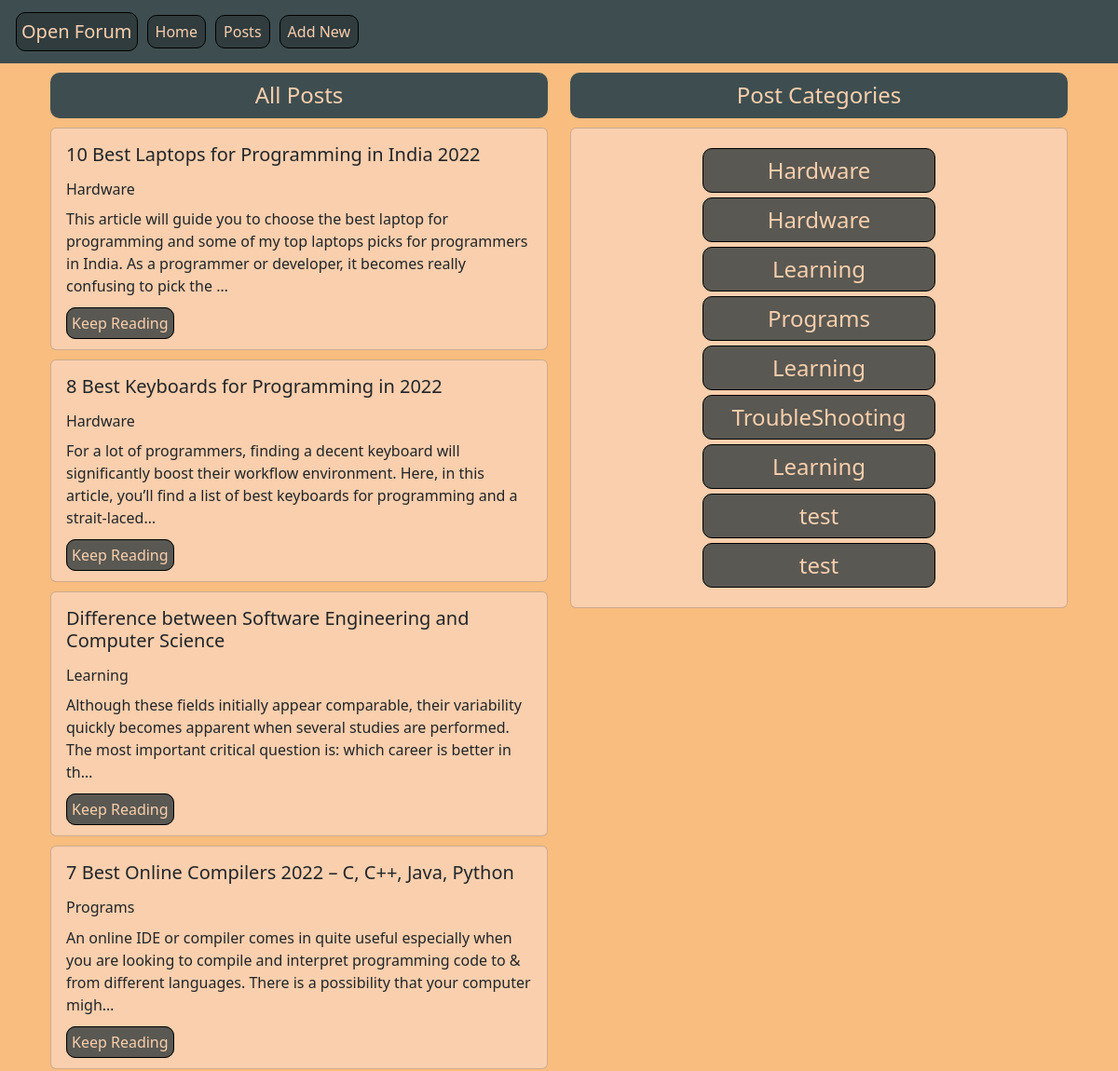
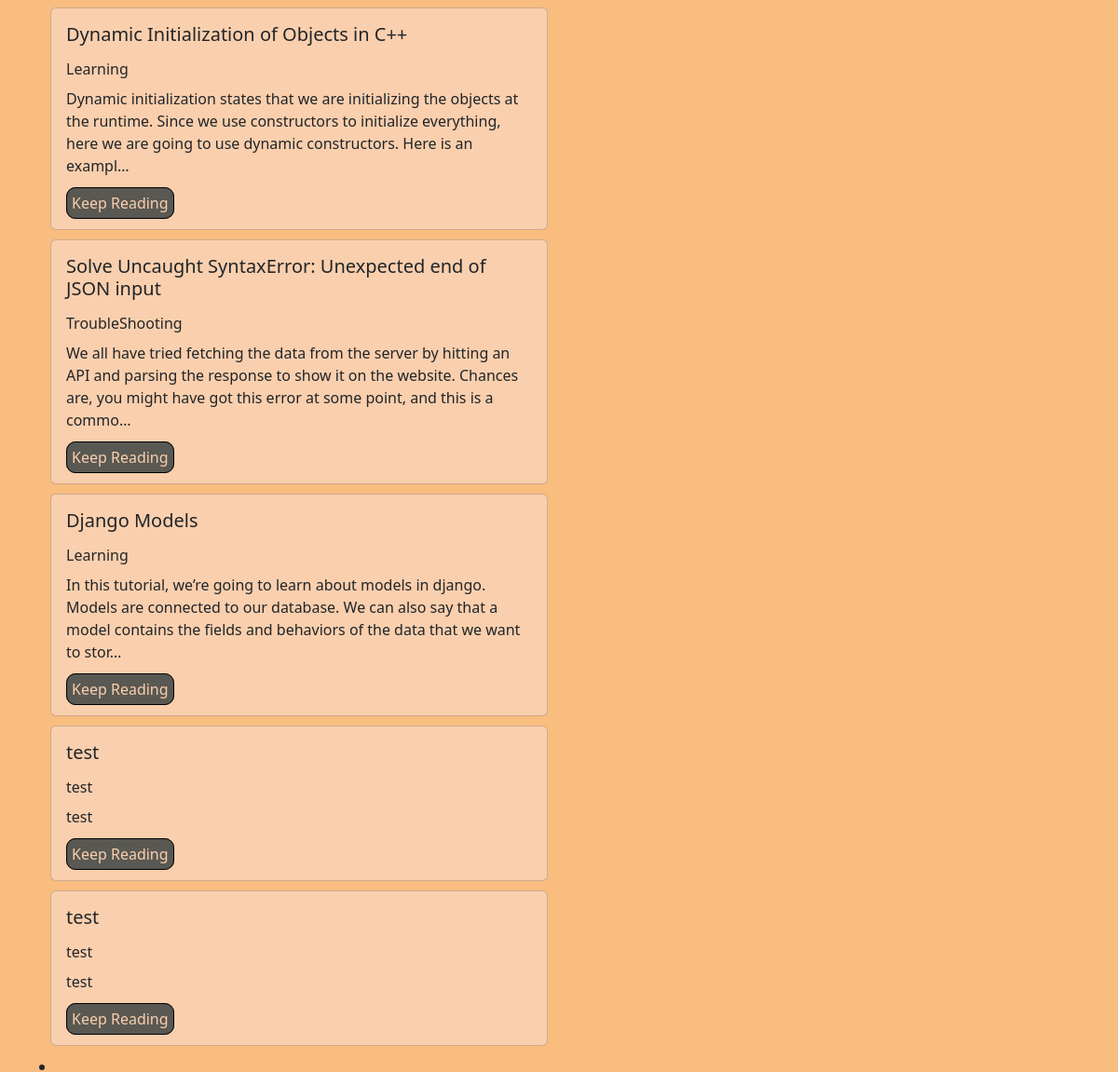
The app's page /posts/, older data (2 pictures, top to bottom).
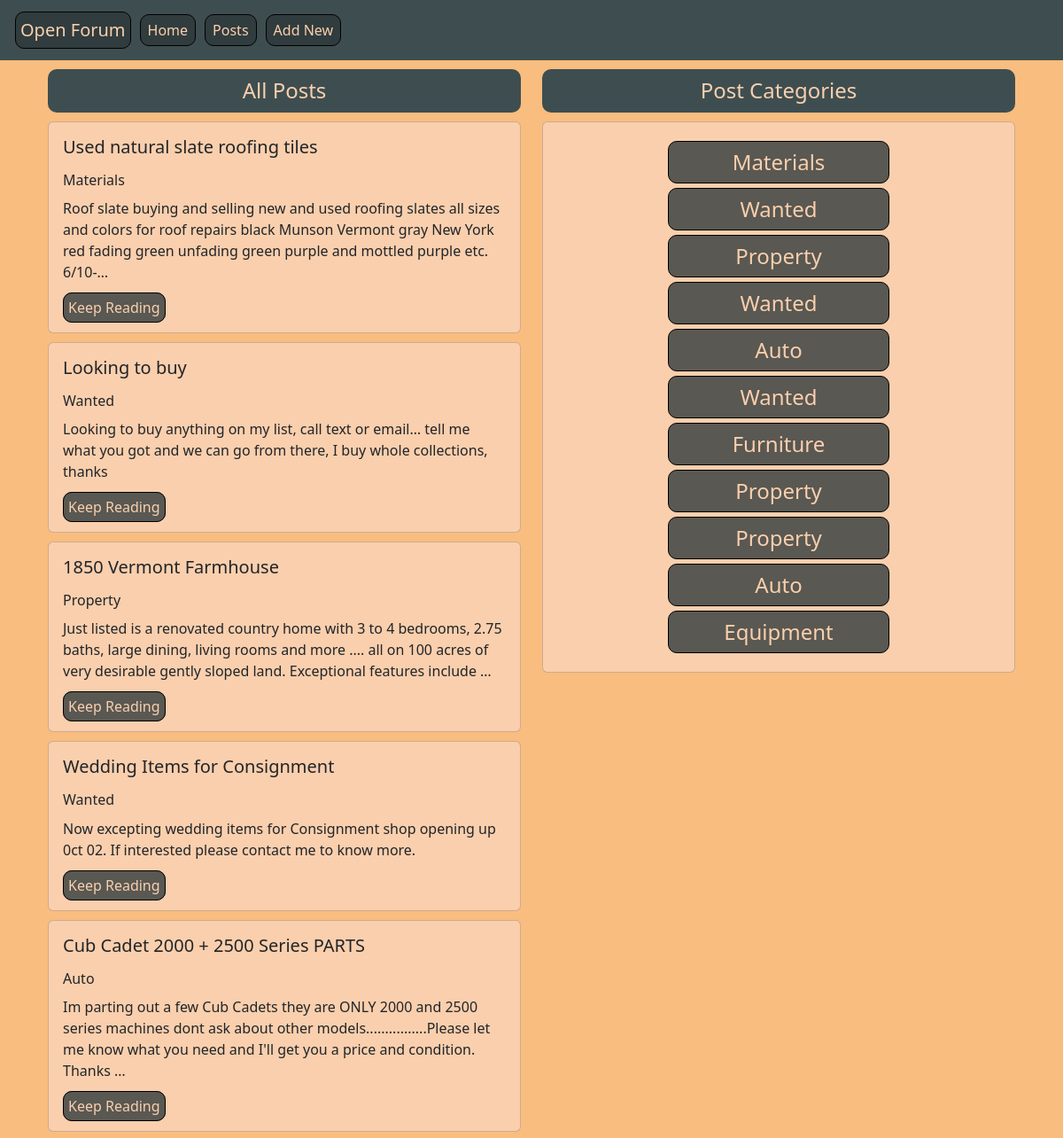
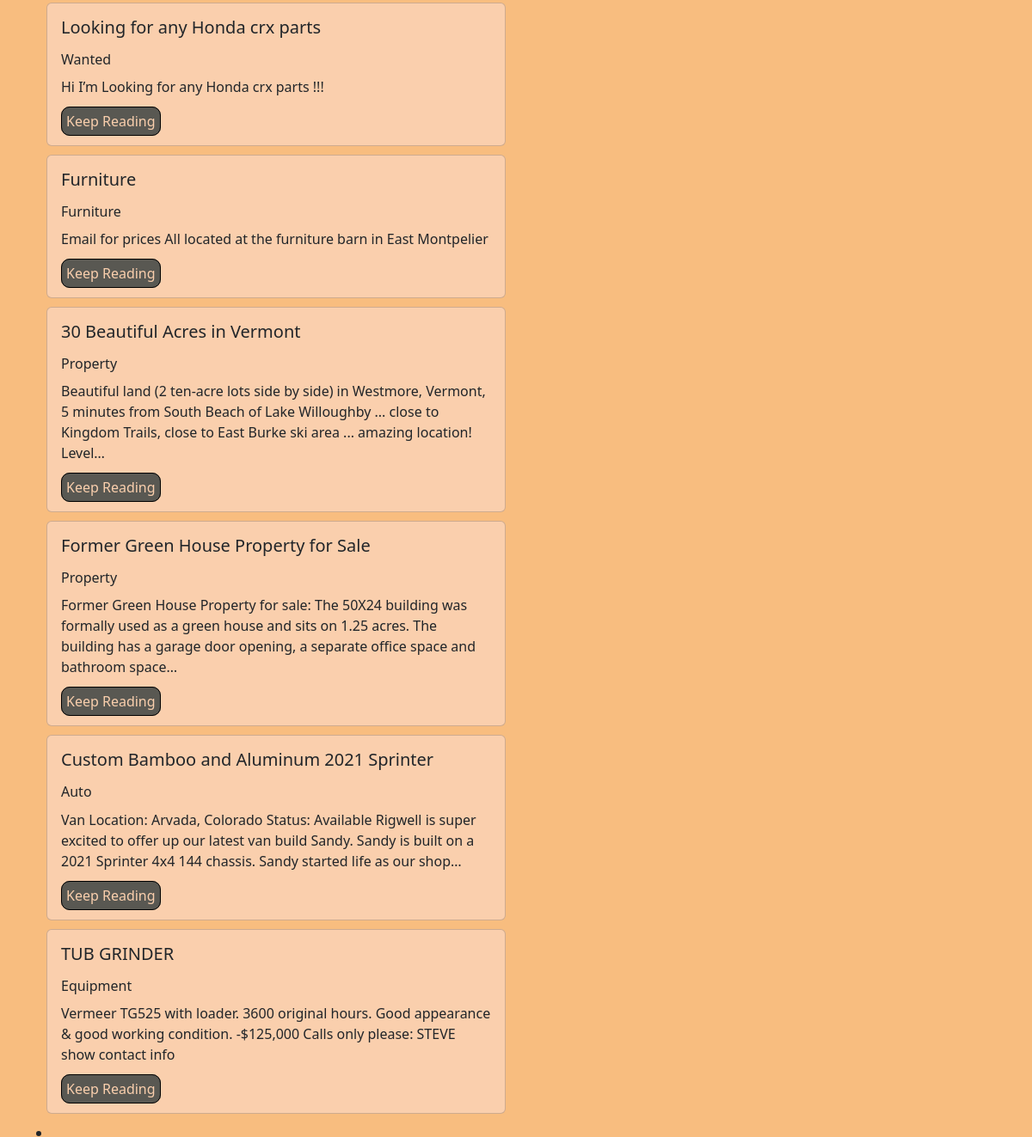
The same page, newer data (2 pictures, top to bottom).
### posts/models.py (models this page shows, shortened)
class Post(models.Model):
    title = models.CharField(max_length=256)
    subtitle = models.CharField(max_length=256)
    body = models.TextField()
    created_on = models.DateTimeField(auto_now_add=True)

### posts/views.py (the view)
# urls.py: path('', PostListView.as_view(), name='list'),
class PostListView(ListView):
    template_name = "posts/list.html"
    model = Post

### templates/posts/list.html (shortened to what this page needs)
{% extends 'base.html' %}
{% load static %}
{% block contents %}
    <div class="container">
        <div class="row align-items-start">
            <div class="col">
                <h1>All Posts</h1>
                {% for post in post_list %}
                <div class="card">
                    <div class="card-body">
                        <h5 class="card-title">{{ post.title }}</h5>
                        <h6 class="card-subtitle">{{ post.subtitle }}</h6>
                        <p class="card-text">{{ post.body | truncatechars:200 }}</p>
                        <a href="{% url 'detail' post.id %}" id="keep-reading">Keep Reading</a>
                    </div>
                </div>
                {% endfor %}
            </div>
            <div class="col">
                <h1>Post Categories</h1>
                    <div class="card">
                        <div class="card-body">
                            {% for post in post_list %}
                            <a class="categories" href="">{{ post.subtitle }}</a>
                            {% endfor %}
                        </div>
                    </div>
            </div>
        </div>
    </div>
            <li>
            </li>
{% endblock contents %}

### templates/base.html (shortened to what this page needs)
{% load static %}
<!DOCTYPE html>
<html lang="en">
<head>
    <link rel="stylesheet" href="https://cdn.jsdelivr.net/npm/bootstrap@5.2.1/dist/css/bootstrap.min.css">
    <link rel="stylesheet" href="{% static 'css/base.css' %}">
</head>
<body>
    <nav class="navbar navbar-expand-lg bg-light">
        <div class="container-fluid">
          <a class="navbar-brand" href="{% url 'home' %}">Open Forum</a>
          <div class="collapse navbar-collapse" id="navbarNavAltMarkup">
            <div class="navbar-nav">
              <a class="nav-link active" aria-current="page" href="{% url 'home' %}">Home</a>
              <a class="nav-link" href="{% url 'list' %}">Posts</a>
              <a class="nav-link" href="{% url 'new' %}">Add New</a>
            </div>
          </div>
        </div>
      </nav>
    <div class="container">
      {% block contents %}
      {% endblock contents %}
    </div>
</body>
</html>

### static/css/base.css (style rules this page uses)
h1 { color: #3E4E50; font-size: 24px; background-color: #3E4E50; color: #FACFAD; padding: 10px; margin: 10px 0; text-align: center; border-radius: 10px; }
body { background: #F8BD7F; }
.navbar { background-color: #3E4E50 !important; color: #FACFAD !important; }
.navbar-brand, .nav-link { color: #FACFAD !important; background-color: #2c3839c7; padding: 5px; border-radius: 10px; margin: 5px; border: 1px solid black; }
.card { background: #facfad; margin: 10px 0; }
a { text-decoration: none; color: #FACFAD; background-color: #2c3839c7; padding: 5px; border-radius: 10px; margin: 5px; border: 1px solid black; }
.card-title { margin-bottom: 20px; }
#keep-reading { text-align: center; justify-content: center; margin: 10px auto; }
.card-subtitle { margin-bottom: 10px; }
.categories { font-size: 24px; display: flex; width: 50%; margin: 5px auto; justify-content: center; text-align: center; }

Row changes from the older to the newer data that the page shows:
removed Post: title "10 Best Laptops for Programming in India 2022", subtitle "Hardware", body "This article will guide you to choose the best laptop for programming and some of my top laptops picks for programmers in India. As a programmer or developer, it becomes really confusing to pick the …"
removed Post: title "8 Best Keyboards for Programming in 2022", subtitle "Hardware", body "For a lot of programmers, finding a decent keyboard will significantly boost their workflow environment. Here, in this article, you’ll find a list of best keyboards for programming and a strait-laced…"
removed Post: title "Difference between Software Engineering and Computer Science", subtitle "Learning", body "Although these fields initially appear comparable, their variability quickly becomes apparent when several studies are performed. The most important critical question is: which career is better in th…"
removed Post: title "7 Best Online Compilers 2022 – C, C++, Java, Python", subtitle "Programs", body "An online IDE or compiler comes in quite useful especially when you are looking to compile and interpret programming code to & from different languages. There is a possibility that your computer migh…"
removed Post: title "Dynamic Initialization of Objects in C++", subtitle "Learning", body "Dynamic initialization states that we are initializing the objects at the runtime. Since we use constructors to initialize everything, here we are going to use dynamic constructors. Here is an exampl…"
removed Post: title "Solve Uncaught SyntaxError: Unexpected end of JSON input", subtitle "TroubleShooting", body "We all have tried fetching the data from the server by hitting an API and parsing the response to show it on the website. Chances are, you might have got this error at some point, and this is a commo…"
removed Post: title "Django Models", subtitle "Learning", body "In this tutorial, we’re going to learn about models in django. Models are connected to our database. We can also say that a model contains the fields and behaviors of the data that we want to stor…"
removed Post: title "test", subtitle "test", body "test"
removed Post: title "test", subtitle "test", body "test"
added Post: title "Used natural slate roofing tiles", subtitle "Materials", body "Roof slate buying and selling new and used roofing slates all sizes and colors for roof repairs black Munson Vermont gray New York red fading green unfading green purple and mottled purple etc. 6/10-…"
added Post: title "Looking to buy", subtitle "Wanted", body "Looking to buy anything on my list, call text or email… tell me what you got and we can go from there, I buy whole collections, thanks"
added Post: title "1850 Vermont Farmhouse", subtitle "Property", body "Just listed is a renovated country home with 3 to 4 bedrooms, 2.75 baths, large dining, living rooms and more .... all on 100 acres of very desirable gently sloped land. Exceptional features include …"
added Post: title "Wedding Items for Consignment", subtitle "Wanted", body "Now excepting wedding items for Consignment shop opening up 0ct 02. If interested please contact me to know more."
added Post: title "Cub Cadet 2000 + 2500 Series PARTS", subtitle "Auto", body "Im parting out a few Cub Cadets they are ONLY 2000 and 2500 series machines dont ask about other models................Please let me know what you need and I'll get you a price and condition. Thanks …"
added Post: title "Looking for any Honda crx parts", subtitle "Wanted", body "Hi I’m Looking for any Honda crx parts !!!"
added Post: title "Furniture", subtitle "Furniture", body "Email for prices All located at the furniture barn in East Montpelier"
added Post: title "30 Beautiful Acres in Vermont", subtitle "Property", body "Beautiful land (2 ten-acre lots side by side) in Westmore, Vermont, 5 minutes from South Beach of Lake Willoughby ... close to Kingdom Trails, close to East Burke ski area ... amazing location! Level…"
added Post: title "Former Green House Property for Sale", subtitle "Property", body "Former Green House Property for sale: The 50X24 building was formally used as a green house and sits on 1.25 acres. The building has a garage door opening, a separate office space and bathroom space…"
added Post: title "Custom Bamboo and Aluminum 2021 Sprinter", subtitle "Auto", body "Van Location: Arvada, Colorado Status: Available Rigwell is super excited to offer up our latest van build Sandy. Sandy is built on a 2021 Sprinter 4x4 144 chassis. Sandy started life as our shop…"
added Post: title "TUB GRINDER", subtitle "Equipment", body "Vermeer TG525 with loader. 3600 original hours. Good appearance & good working condition. -$125,000 Calls only please: STEVE show contact info"
